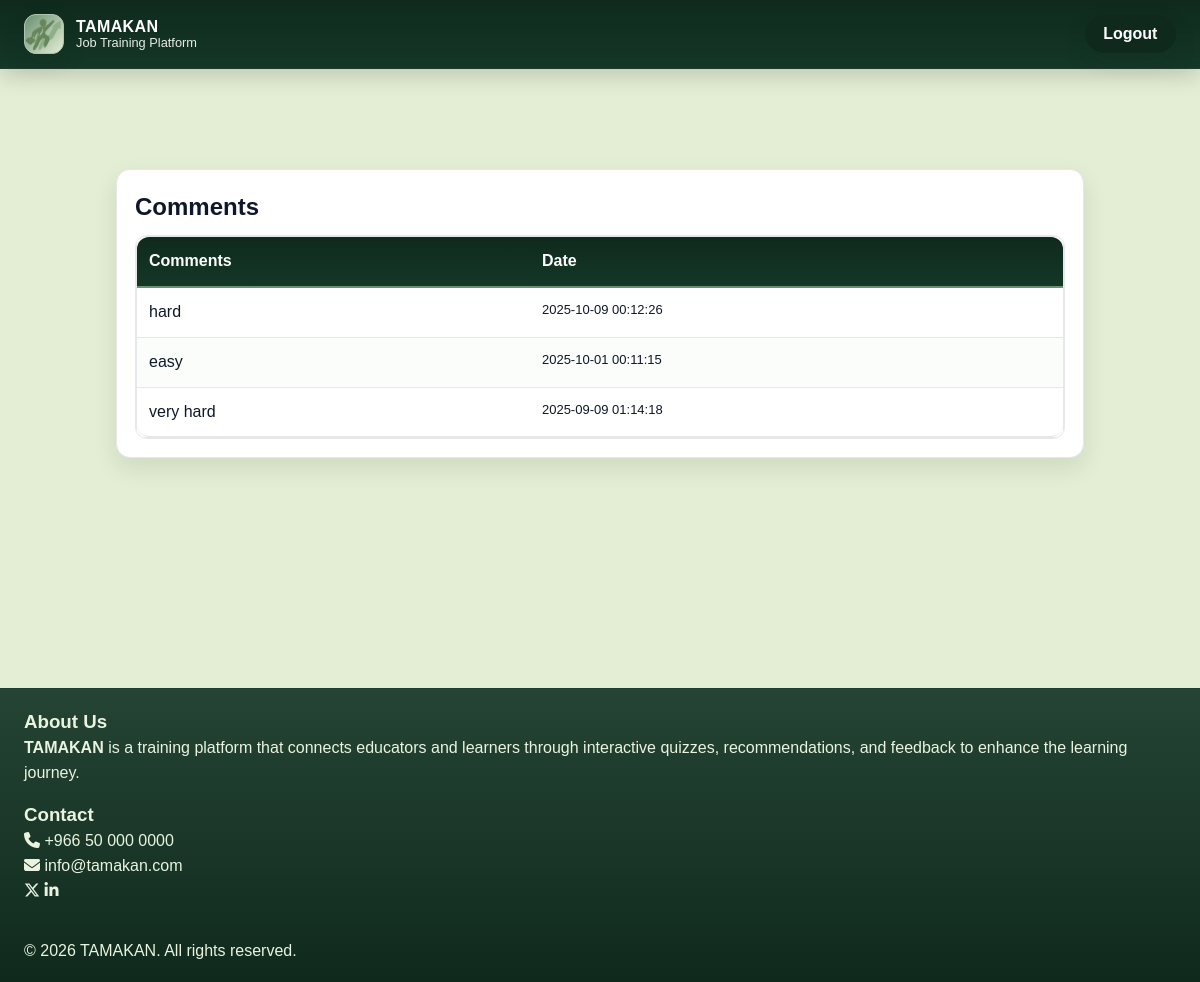
/pages/educator/Comments.php?quizID=1 (signed in), run on the app's committed database.
### tables this page shows
CREATE TABLE `quizfeedback` (
  `id` int(10) UNSIGNED NOT NULL,
  `quizID` int(10) UNSIGNED NOT NULL,
  `rating` tinyint(3) UNSIGNED NOT NULL,
  `comments` text DEFAULT NULL,
  `date` datetime NOT NULL DEFAULT current_timestamp()
);

### pages/educator/Comments.php (the view, shortened to what this page needs)
<?php
require_once __DIR__ . '/includes/config.php';
$quizID = (int) $_GET['quizID'];
$stmt = $pdo->prepare("
    SELECT comments, date
    FROM quizfeedback
    WHERE quizID = :qid
    ORDER BY date DESC
");
$stmt->execute([':qid' => $quizID]);
$comments = $stmt->fetchAll();
?>
<!DOCTYPE html>
<html lang="en">
<head>
  <link rel="stylesheet" href="Comments.css"/>
  <link rel="stylesheet" href="header.css">
  <link rel="stylesheet" href="https://cdnjs.cloudflare.com/ajax/libs/font-awesome/6.5.2/css/all.min.css">
</head>
<body>
<?php include 'header.php'; ?>
<main class="container">
  <section class="card">
    <div class="row">
      <h1>Comments</h1>
    </div>
    <div class="table-wrap">
      <table class="table">
        <thead>
          <tr>
            <th>Comments</th>
            <th>Date</th>
          </tr>
        </thead>
        <tbody>
          <?php foreach ($comments as $c): ?>
            <tr>
              <td><?php echo htmlspecialchars($c['comments']); ?></td>
              <td class="dates" style="font-size:13px;">
                <?php echo htmlspecialchars($c['date']); ?>
              </td>
            </tr>
          <?php endforeach; ?>
        </tbody>
      </table>
    </div>
  </section>
</main>
<?php include 'footer.php'; ?>
</body>
</html>

### assets/css/Comments.css (style rules this page uses)
:root { --bg:#E3EED4; --card:#fff; --text:#0f172a; --muted:#64748b; --line:#e5e7eb; --accent:#4f46e5; --accent-weak:#eef2ff; --radius:14px; --shadow:0 8px 24px rgba(2,6,23,0.06); }
* { box-sizing:border-box }
body { margin:0; background: var(--bg); color: var(--text); font-family: var(--font);line-height:1.5 }
.container { max-width:1000px;margin:100px auto;padding:0 16px;gap:100rem;margin-bottom: 230px;margin-top: 140p; }
.card { background:var(--card);border:1px solid var(--line);border-radius:var(--radius);padding:18px;box-shadow:var(--shadow) }
.row { display:flex;align-items:center;justify-content:space-between;gap:12px }
h1 { margin:0 0 10px }
.table-wrap { overflow-x:auto; }
.table { width:100%;min-width:720px;border-collapse:collapse;border:1px solid var(--line) }
.table th,.table td { padding:12px 14px;border-bottom:1px solid var(--line);text-align:left;vertical-align:top }
.table thead th { background:var(--green-300);color:#111827;font-weight:700 }

### assets/css/header.css (style rules this page uses)
:root { --green-100:#E3EED4; --green-300:#6B9071; --green-700:#0F2A1D; --gray-100:#ffffff; --text:#0F2A1D; --shadow:0 10px 24px rgba(0,0,0,.10); --radius:20px; --container:1200px; }
* { font-family: 'Tajawal', sans-serif; box-sizing: border-box; margin: 0; padding: 0; }
*, *::before, *::after { box-sizing:border-box; }
html,body { margin:0; padding:0; font-size: 16px; line-height: 1.6; color: #222; background-color: #F8FAF8; }
html { overflow-x:hidden; }
body { background:var(--green-100); color:var(--text); }
:root { --green-100:#E3EED4; --green-200:#AEC3B0; --green-300:#6B9071; --green-400:#375534; --green-600:#2D4B38; --green-700:#0F2A1D; --ink:#0f172a; --muted:#6b7280; --line:#e5e7eb; --card:#ffffff; --bg:var(--green-100); --container:1200px; --radius:14px; --shadow:0 10px 24px rgba(15,42,29,.10); --btn-radius:999px; --btn-pad-y:.6rem; --btn-pad-x:1.1rem; --btn-gap:8px; --btn-focus-ring:rgba(107,144,113,.28); }
* { box-sizing:border-box }
html,body { margin:0 }
body { background:var(--bg); color:var(--ink); font-family:"Tajawal",system-ui,Arial,sans-serif; line-height:1.55; }
.container { width:min(100%,var(--container));margin-inline:auto;padding-inline:16px }
.card { background:var(--card); border:1px solid var(--line); border-radius:var(--radius); box-shadow:var(--shadow); padding:18px; }
.table-wrap { overflow:auto; border-radius:12px; border:1px solid var(--line) }
.table { width:100%; border-collapse:separate; border-spacing:0; min-width:720px; }
.table thead th { position:sticky; top:0; z-index:1; background:linear-gradient(180deg, var(--green-700), #143726); color:#fff; text-align:left; font-weight:800; padding:12px; border-bottom:2px solid var(--green-300); }
.table td { padding:12px; background:#fff; border-bottom:1px solid var(--line) }
.table tr:nth-child(even) td { background:#fafdf9 }
.table thead th:first-child { border-top-left-radius:12px }
.table thead th:last-child { border-top-right-radius:12px }
.table tr:last-child td:first-child { border-bottom-left-radius:12px }
.table tr:last-child td:last-child { border-bottom-right-radius:12px }

### data on the page
quizfeedback: comments "hard", date "2025-10-09 00:12:26"
quizfeedback: comments "easy", date "2025-10-01 00:11:15"
quizfeedback: comments "very hard", date "2025-09-09 01:14:18"
